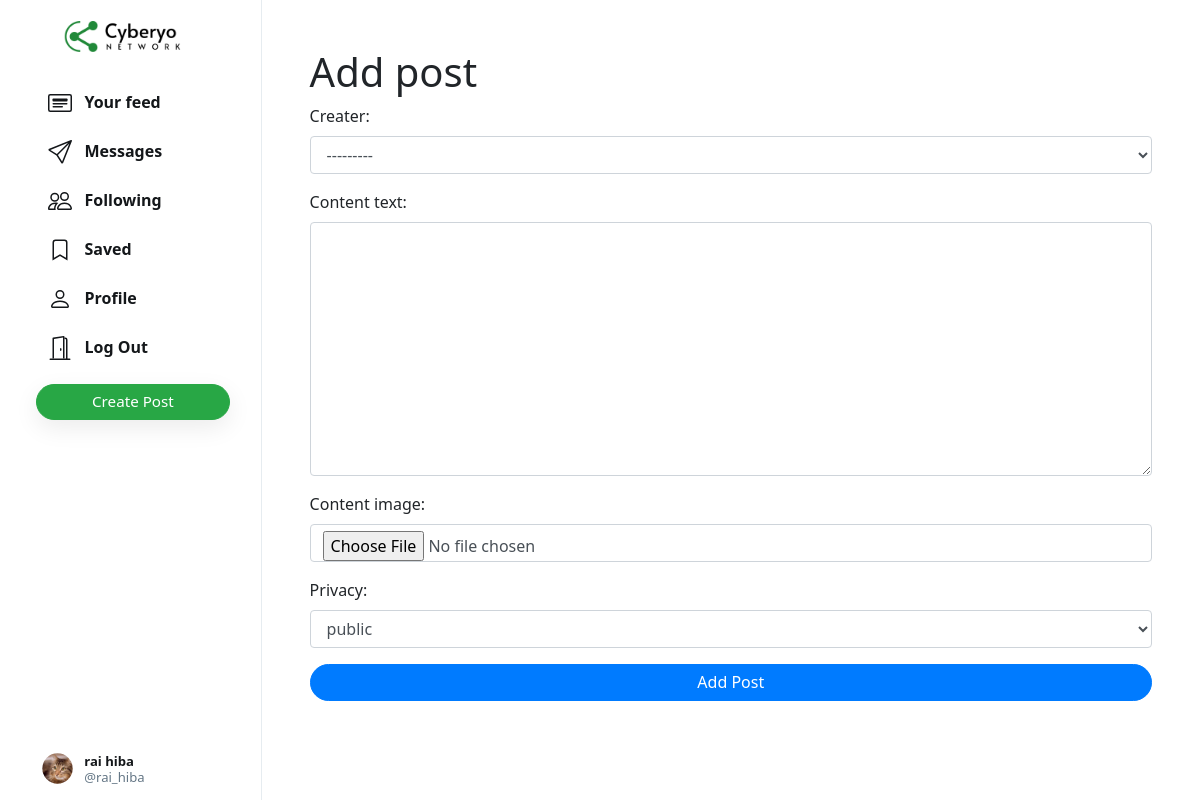
Screenshot of /n/add/post/ (signed in) with the database file from the repository.
### network/models.py (models this page shows, shortened)
class User(AbstractUser):
    profile_pic = models.ImageField(upload_to='profile_pic/')
    bio = models.TextField(max_length=160, blank=True, null=True)
    cover = models.ImageField(upload_to='covers/', blank=True)
    def __str__(self):
        return self.username

### network/views.py (the view)
# urls.py: path('n/add/post/', views.add_post, name='add_post'),
def add_post(request):
    if request.method == 'POST':
        form = PostForm(request.POST, request.FILES)
        if form.is_valid():
            post = form.save(commit=False)
            post.creater = form.cleaned_data['creater']
            post.save()
            return redirect('admin_post')
    else:
        form = PostForm()
    return render(request, 'network/admin_panel/add_post.html', {'form': form})

### network/forms.py
class PostForm(forms.ModelForm):
    class Meta:
        model = Post
        fields = ['creater','content_text', 'content_image', 'privacy']
        widgets = {
            'content_image': forms.FileInput(attrs={'id': 'formFile', 'class': 'form_control'}),
        }

### network/templates/network/admin_panel/add_post.html (shortened to what this page needs)
{% extends "network/layout.html" %}
{% load static %}
{% block body %}
{% load widget_tweaks %}
<div class="main-div" style="width: 78.2%;">
  <form method="post" class="d-flex flex-column justify-content-center p-5" action="{% url 'add_post' %}" enctype="multipart/form-data">
    <h1>Add post</h1>
    {% for field in form.visible_fields %}
                <div class="form-group">
                {{ field.label_tag }}
                {% render_field field class="form-control" %}
                </div>
            {% endfor %}
    <button type="submit" class="btn btn-primary">Add Post</button>
  </form>
</div>
{% endblock %}

### network/templates/network/layout.html (shortened to what this page needs)
{% load static %}
<!DOCTYPE html>
<html lang="en">
    <head>
        <link rel="stylesheet" href="https://stackpath.bootstrapcdn.com/bootstrap/4.4.1/css/bootstrap.min.css">
        <link href="{% static 'network/styles.css' %}" rel="stylesheet">
        <link rel="stylesheet" href="https://use.fontawesome.com/releases/v5.15.1/css/all.css">
    </head>
    <body>
        <div class="body" data-page="{{page}}">
            <div class="sidenav">
                <a href="{% url 'index' %}" class="navbar-brand">
                    <img src="{% static 'network/Images/logo.png' %}" height="31px">
                </a>
                <div style="height: 100%;">
                    <div>
                        <div>
                            <ul>
                                <li class="nav-item" id="all_posts">
                                <a href="{% url 'index' %}" class="nav-link">
                                    <div>
                                        &nbsp;&nbsp;Your feed
                                    </div>
                                </a>
                                </li>
                                {% if user.is_authenticated %}
                                    <li class="nav-item" id="messaging">
                                        <a href="{% url 'chatting' %}" class="nav-link">
                                            <div>
                                                &nbsp;&nbsp;Messages
                                            </div>
                                        </a>
                                    </li>
                                    <li class="nav-item" id="following">
                                        <a href="{% url 'following' %}" class="nav-link">
                                            <div>
                                                &nbsp;&nbsp;Following
                                            </div>
                                        </a>
                                    </li>
                                    <li class="nav-item" id="saved">
                                        <a href="{% url 'saved' %}" class="nav-link">
                                            <div>
                                                <svg width="1.5em" height="1.5em" viewBox="0 0 16 16" class="bi bi-bookmark" fill="currentColor" xmlns="http://www.w3.org/2000/svg">
                                                    <path fill-rule="evenodd" d="M8 12l5 3V3a2 2 0 0 0-2-2H5a2 2 0 0 0-2 2v12l5-3zm-4 1.234l4-2.4 4 2.4V3a1 1 0 0 0-1-1H5a1 1 0 0 0-1 1v10.234z"/>
                                                  </svg>
                                                &nbsp;&nbsp;Saved
                                            </div>
                                        </a>
                                    </li>
                                    <li class="nav-item" id="profile">
                                        <a href="{% url 'profile' user.username %}" class="nav-link">
                                            <div>
                                                &nbsp;&nbsp;Profile
                                            </div>
                                        </a>
                                    </li>
                                    <li class="nav-item" id="logout">
                                        <a href="{% url 'logout' %}" class="nav-link">
                                            <div>
                                                &nbsp;&nbsp;Log Out
                                            </div>
                                        </a>
                                    </li>
                                {% endif %}
                            </ul>
                        </div>
                        {% if user.is_authenticated %}
                            <button id="popup-btn" class="btn btn-success new-post-btn" onclick="createpost()">Create Post</button>
                        {% endif %}
                    </div>
                    <div style="position: absolute; bottom: 10px;">
                        {% if user.is_authenticated %}
                            <li class="nav-item sidenav-user">
                                <a href="{% url 'profile' user.username %}" class="nav-link">
                                    <div class="user_account">
                                        <div class="small-profilepic" style="float: left; background-image: url(/media/{{user.profile_pic}})"></div>
                                        <div style="height: 2.7vw; margin: auto;">
                                            <div style="margin-top: 4px;"><strong>{{user.first_name}} {{user.last_name}}</strong></div>
                                            <div class="grey" style="margin-top: 4px;">@{{ user.username }}</div>
                                        </div>
                                    </div>
                                </a>
                            </li>
                        {% endif %}
                    </div>
                </div>
            </div>
            {%block chat%}
            {% block body %}
            {% endblock %}
            </div>
            {% endblock %}
</body>
</html>

### network/static/network/styles.css (style rules this page uses)
.body { display: flex; min-height: 100%; font-family: system-ui, sans-serif; }
.btn { border-radius: 20px; padding: 0.32rem 1rem 0.375rem 1rem; }
.btn, .btn:focus, .btn:active { box-shadow: none !important; -webkit-box-shadow: none !important; }
.grey { color: #657786; }
svg { vertical-align: text-top; }
.sidenav { height: 100%; width: 21.8%; position: fixed; top: 0; left: 0; padding: 15px; list-style: none; border-right: .5px solid #e6ecf0; z-index: 100; padding-left: 3%; background-color: white; }
.sidenav ul { list-style: none; padding-left: 0px; margin-top: 3vh; }
.sidenav li { margin-top: 7px; }
.sidenav .nav-link { color: #14171a; line-height: .7em; font-weight: 700; padding: 0px; }
.sidenav .nav-link > div { padding: 10px 20px 8px 12px; border-radius: 25px; line-height: 0.9em; width: max-content; }
.new-post-btn { padding-left: 55px !important; padding-right: 55px !important; font-size: .95em; font-weight: 530; box-shadow: rgba(0, 0, 0, 0.08) 0px 8px 24px !important; }
.user_account { display: flex; font-size: .82rem; font-weight: normal; padding-top: 3px !important; padding-bottom: 3px !important; padding-left: 3px !important; }
.user_account .small-profilepic { transform: scale(.82); margin-left: auto; margin-top: auto; }
.main-div { position: relative; width: 47.25%; min-height: 100vh; left: 21.8%; }
.small-profilepic { width: 3.1vw; height: 3.1vw; border-radius: 9999px; overflow: hidden; margin-right: 8px; background-size: cover; background-repeat: no-repeat; background-position: center; box-sizing: content-box; }

### rows the page displays
User: profile_pic (picture), first_name "rai", last_name "hiba", username "rai_hiba"

### other values shown
{{ field.label_tag }} "Creater:" "Content text:" "Content image:" "Privacy:"
